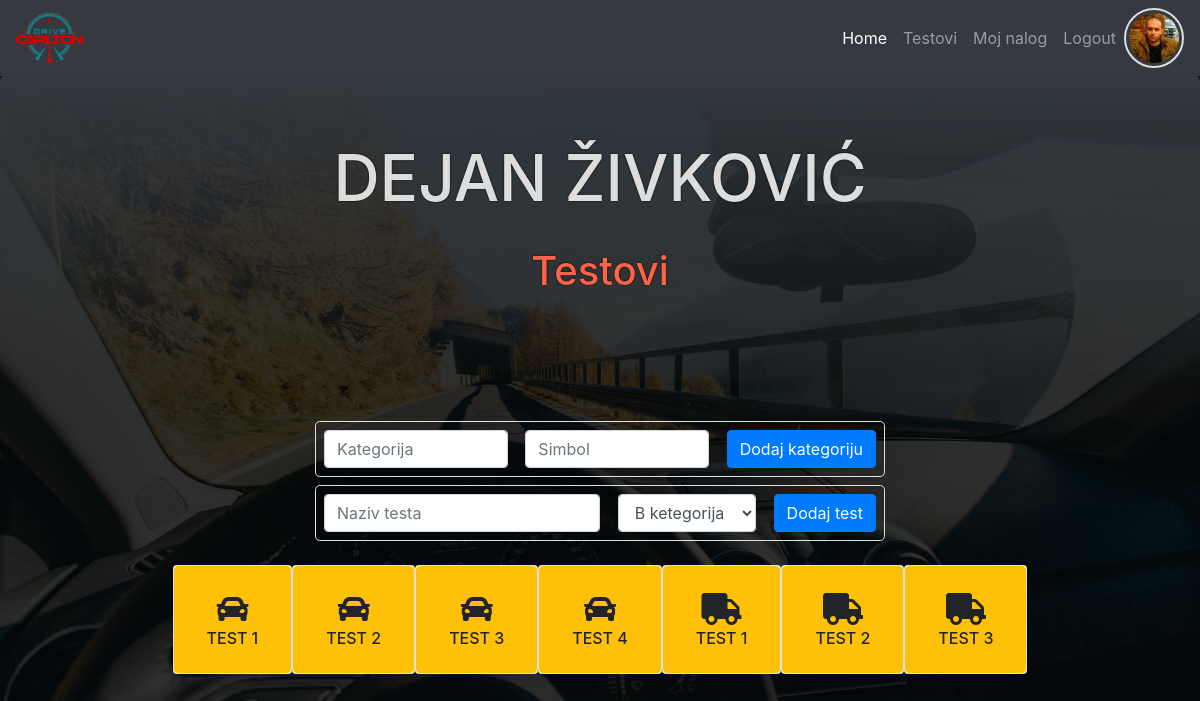
Before: /testovi.php (signed in) with the older database file.
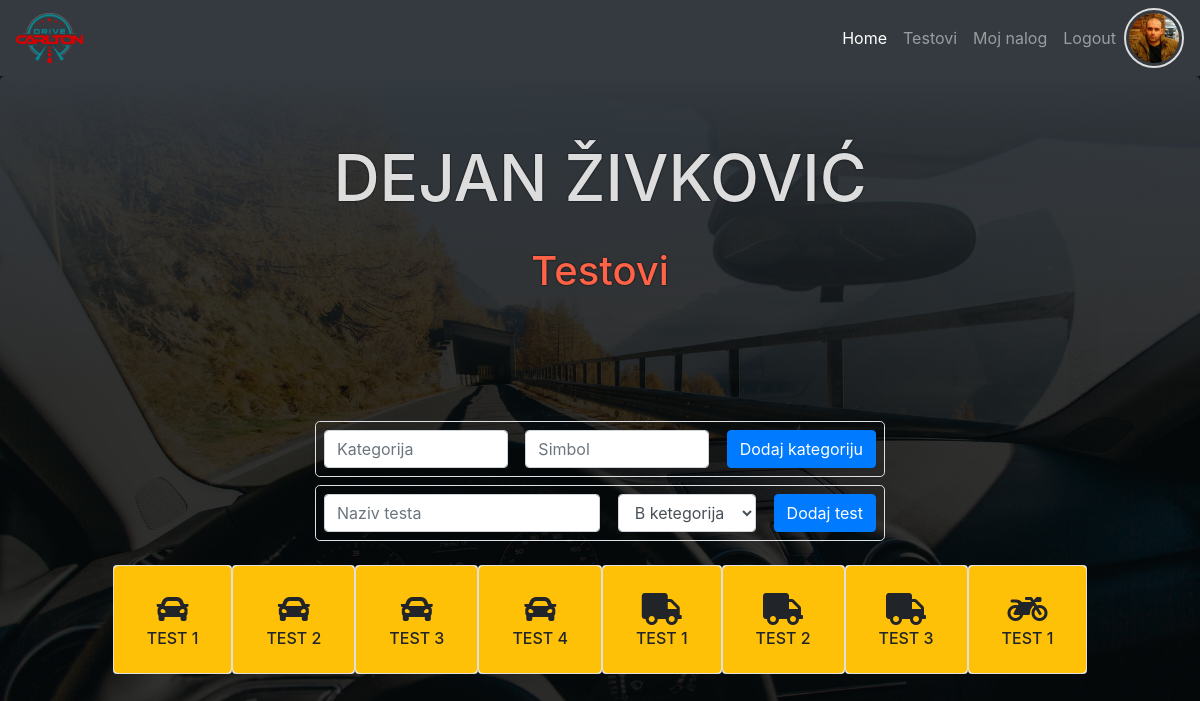
After: the same page with the newer database file.
### tables this page shows
CREATE TABLE `tests` (
  `id` int(11) NOT NULL,
  `test_name` varchar(150) NOT NULL,
  `category_id` int(11) NOT NULL
);

CREATE TABLE `test_category` (
  `id` int(11) NOT NULL,
  `category_name` varchar(50) NOT NULL,
  `icon` varchar(50) NOT NULL
);

### testovi.php (called while the page is built, shortened)
<?php
require_once "core/init.php";
$user_info = $User->selectSingleJoin(
    ["users", "roles"],
    "role_id",
    ["id" => $_SESSION["id"]]
);
$tests = $Tests->selectAllJoin(["tests", "test_category"],"category_id", "category_id ASC, test_name ASC");
$category = $QueryBuilder->selectAll("test_category");
require_once ROOT . "/view/testovi.view.php";

### core/init.php (called while the page is built, shortened)
<?php
require_once "config.php";
require_once "classes/Conection.php";
require_once "classes/QueryBuilder.php";
require_once "classes/User.php";
$QueryBuilder = new QueryBuilder($database);
$User         = new User($database);
$Tests         = new Tests($database);

### core/classes/QueryBuilder.php (called while the page is built, shortened)
<?php
class QueryBuilder extends Connection
{
    public function selectAll(string $table, array $criteria = [])
    {
        $sql = "SELECT * FROM {$table}";
        $qry = $this->db->prepare($sql);
        if (count($criteria) > 0) {
            $qry->execute($criteria);
        } else {
            $qry->execute();
        }
        $result = $qry->fetchAll(PDO::FETCH_ASSOC);
        return $result;
    }
    public function selectAllJoin(array $table, String $join_on, String $order = null)
    {
        $sql = "SELECT
                {$table[0]}.*,{$table[0]}.id {$table[0]}_id, {$table[1]}.*
                FROM {$table[0]}
                JOIN {$table[1]}
                ON {$table[0]}.{$join_on} = {$table[1]}.id";
        if (isset($order)) {
            $sql .= " ORDER BY {$order}";
        }
        $qry = $this->db->prepare($sql);
        $qry->execute();
        return $qry->fetchAll(PDO::FETCH_OBJ);
    }
    public function selectSingleJoin(array $table, String $join_on, $criteria)
    {
        $key = key($criteria);
        $sql = "SELECT
                {$table[0]}.*, {$table[0]}.id {$table[0]}_id, {$table[1]}.*
                FROM {$table[0]}
                JOIN {$table[1]}
                ON {$table[0]}.{$join_on} = {$table[1]}.id
                WHERE {$table[0]}.{$key} = :{$key}";
        $qry = $this->db->prepare($sql);
        $qry->execute($criteria);
        $result = $qry->fetch(PDO::FETCH_OBJ);
        return $result;
    }
}

### core/classes/Conection.php (called while the page is built, shortened)
<?php
class Connection
{
    public function __construct($database)
    {
        try {
            $this->db = new PDO("mysql:host={$database['host']};dbname={$database['dbname']}", $database["user"], $database["password"]);
        } catch (PDOException $err) {
            die("Doslo je do greske. Nije moguce konektovati se sa bazom - " . $err->getMessage());
        }
    }
}

### view/testovi.view.php (the view, shortened to what this page needs)
<?php
require ROOT . "/include/top.php";
require ROOT . "/include/main_nav.php";
?>
<header class="jumbotron text-center">
    <h1><?php echo "{$user_info->first_name} {$user_info->last_name}"; ?></h1>
    <h2>Testovi</h2>
</header>
<section class="container">
    <?php if($user_info->role=="admin"): ?>
    <article class="row">
        <form class="col-md-6 offset-md-3 row justify-content-between border rounded-lg p-2 mb-2" action="testovi.php"
            method="post">
            <input class="form-control col-md-4" type="text" name="category_name" placeholder="Kategorija">
            <input class="form-control col-md-4" type="text" name="category_icon" placeholder="Simbol">
            <button class="btn btn-primary" name="add_category" type="submit">Dodaj kategoriju</button>
        </form>
        <form class="col-md-6 offset-md-3 row justify-content-between border rounded-lg p-2" action="testovi.php"
            method="post">
            <input class="form-control col-md-6" type="text" name="test_name" placeholder="Naziv testa">
            <select class="form-control col-md-3" name="category">
                <?php foreach($category as $cat): ?>
                <option value="<?php echo $cat["id"]; ?>"><?php echo $cat["category_name"]; ?></option>
                <?php endforeach; ?>
            </select>
            <button class="btn btn-primary" name="add_test" type="submit">Dodaj test</button>
        </form>
    </article>
    <?php endif; ?>
    <article class="row mt-4 justify-content-center">
        <?php foreach($tests as $test): ?>
        <div class="card testovi">
            <a class="btn btn-warning" href="test_questions.php?id=<?php echo $test->tests_id; ?>">
                <div class="card-body d-flex flex-column align-item-center justify-content-center text-center">
                    <?php echo $test->icon; ?>
                    <h6><?php echo $test->test_name; ?></h6>
                </div>
            </a>
        </div>
        <?php endforeach; ?>
    </article>
</section>
<?php
require ROOT . "/include/bottom.php";
?>

Changed rows visible on the page:
added tests: test_name "TEST 1"
